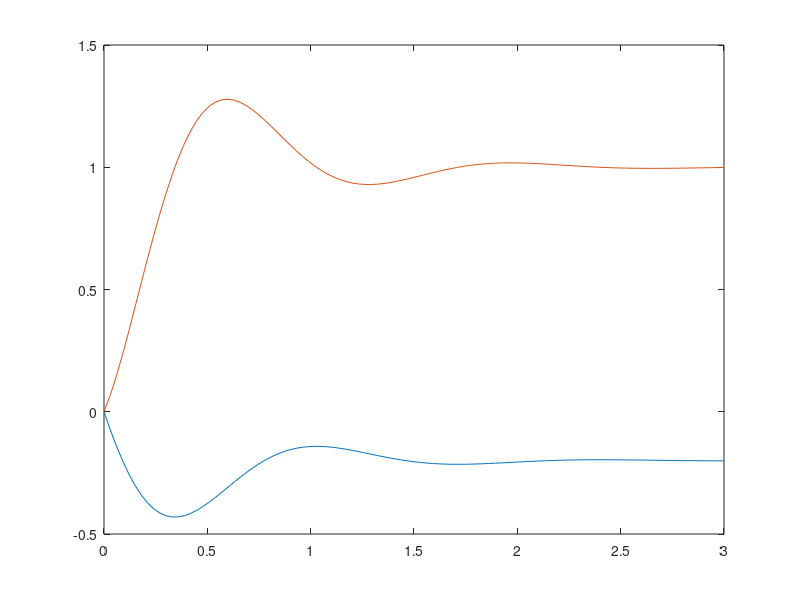

MATLAB code for this plot:
clear
clc
% rappresentiamo una funzione di trasferimento G(s)
num = [0 2 25];     % aggiungendo uno zero posso rendere i due vettori della stessa lunghezza e quindi poterli sommare direttamente
den = [1 4 25];

%step(num, den)      % crea automaticamente la risposta al gradino per
%questa specifica funzione di trasferimento

sys = tf(num, den)      % serve per creare la funzione di trasferimento a partire da num e den, inoltre stampa a schermo la tf "graficamente"
[y, t, x] = step(sys);
plot(t,y);
plot(t,x);
